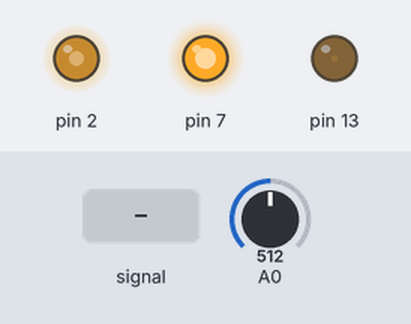
Bench run of a sketch on a simulated Arduino Mega 2560, built with avr-gcc and run on an emulated ATmega2560. Shown: output pins drawn as LEDs (lit = HIGH). Inputs (shaded band) come from the test bench; at power-on: A0 = 512. Pins used as bus, display or sensor lines are not drawn; what the sketch prints to the serial monitor is not drawn.

Above: at 1.2 s.
1.3 s: A0 fed a 200 Hz sine of ±81 counts around its level
3.4 s: A0 set to 716
5.7 s: A0 fed a 1000 Hz sine of ±255 counts around its level
7.7 s: A0 fed a 2 Hz sine of ±306 counts around its level
9.6 s: A0 set to 0
Timing chart, 0 to 12.1 s (numbered marks = the images above; inputs shaded):
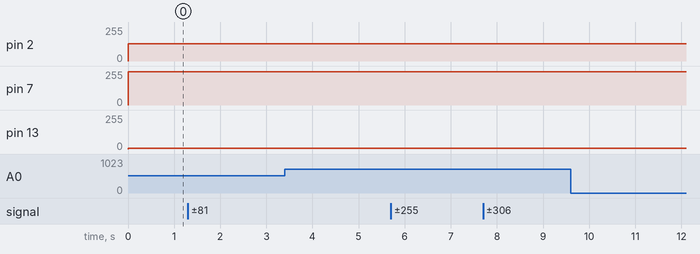

The sketch:

adctimers.ino
```cpp
#define SH 4
#define INTEGRATION_TIME 10000000

volatile int i = 0;
volatile uint16_t adc_results[2099];

ISR(ADC_vect){ //acd interruption, save reading to memory and reset flag.
  if(i < 2094){
    adc_results[i++] = ADC;
  }
   TIFR1 = 0b00000100;
}

void setup_timers(){
  GTCCR |= 0b10000001;//stops all timers for synchronization
  //timer 1, reset pulse
  TCCR1A = 0b00111111;
  TCCR1B = 0b00011001;
  TCNT1 = 15;
  OCR1A = 799;//timer TOP
  OCR1B = 45;//ADC trigger
  OCR1C = 788;//OCR1C = 792;//rst pulse

  PORTB |= 0b10000000;
  DDRB |= 0b10000000;

  //timer 3, clock
  TCCR3A = 0b00110011;
  TCCR3B = 0b00011001;
  TCNT3 = 0;
  OCR3A = 1599;
  OCR3B = 799;


  PORTE |= 0b00010000; //PH4
  DDRE |= 0b00010000;

  //timer 4, reset boost pulse
  TCCR4A = 0b00100011;
  TCCR4B = 0b00011001;
  TCNT4 = 23;
  OCR4A = 799;
  OCR4B = 788;

  PORTH |= 0b00010000;
  DDRH |= 0b00010000;

  GTCCR &= ~0b10000000;//starts timers
}

void read_sensor(){
  i = 0;//go to start of the results vector

  digitalWrite(SH, HIGH);
  __builtin_avr_delay_cycles(32);//high period of sh-pulse
  digitalWrite(SH, LOW);//integration time ends

  //start adc
  ADCSRA = 0b10101000; //enable adc, auto-trigger, interrupt on complete, prescaler divider = 2
  ADMUX  = 0b01000000; //adc0 input, right adjusted; AVCC for reference
  ADCSRB = 0b00000101; //timer 1 compare match b trigger

  //GTCCR &= ~0b10000000;//starts timers

  TIFR1 = 0b00000100;//clears adc interrupt flag to allow interuption rising edge
  setup_timers();

  while(i < 2094); //wait to read all outputs


  while(TCNT3 > 800); //be sure clock 2 is low

  GTCCR |= 0b10000001;//stops all timers for synchronization
}

void setup() {
  SREG |= 0b10000000;
  pinMode(SH, OUTPUT);

  Serial.begin(115200);
}

void loop() {


  // DUMMY READ ==========================================================================================
  //The sensor is integrating while data is beign sent over serial, the outputs must be flushed ------
  read_sensor();
  //END OF DUMMY READ ====================================================================================

  __builtin_avr_delay_cycles(INTEGRATION_TIME/62.5); //waits for the propper integration time

  read_sensor();

  Serial.print("data\n");//marks the start of data
  Serial.write((uint8_t*)adc_results, 2*2094);//send content of adc_results byte by byte

}
```

Measured:
- after the input at 1.3 s, every drawn part: stays the same
- after the input at 3.4 s, every drawn part: stays the same
- after the input at 5.7 s, every drawn part: stays the same
- after the input at 7.7 s, every drawn part: stays the same
- after the input at 9.6 s, every drawn part: stays the same
